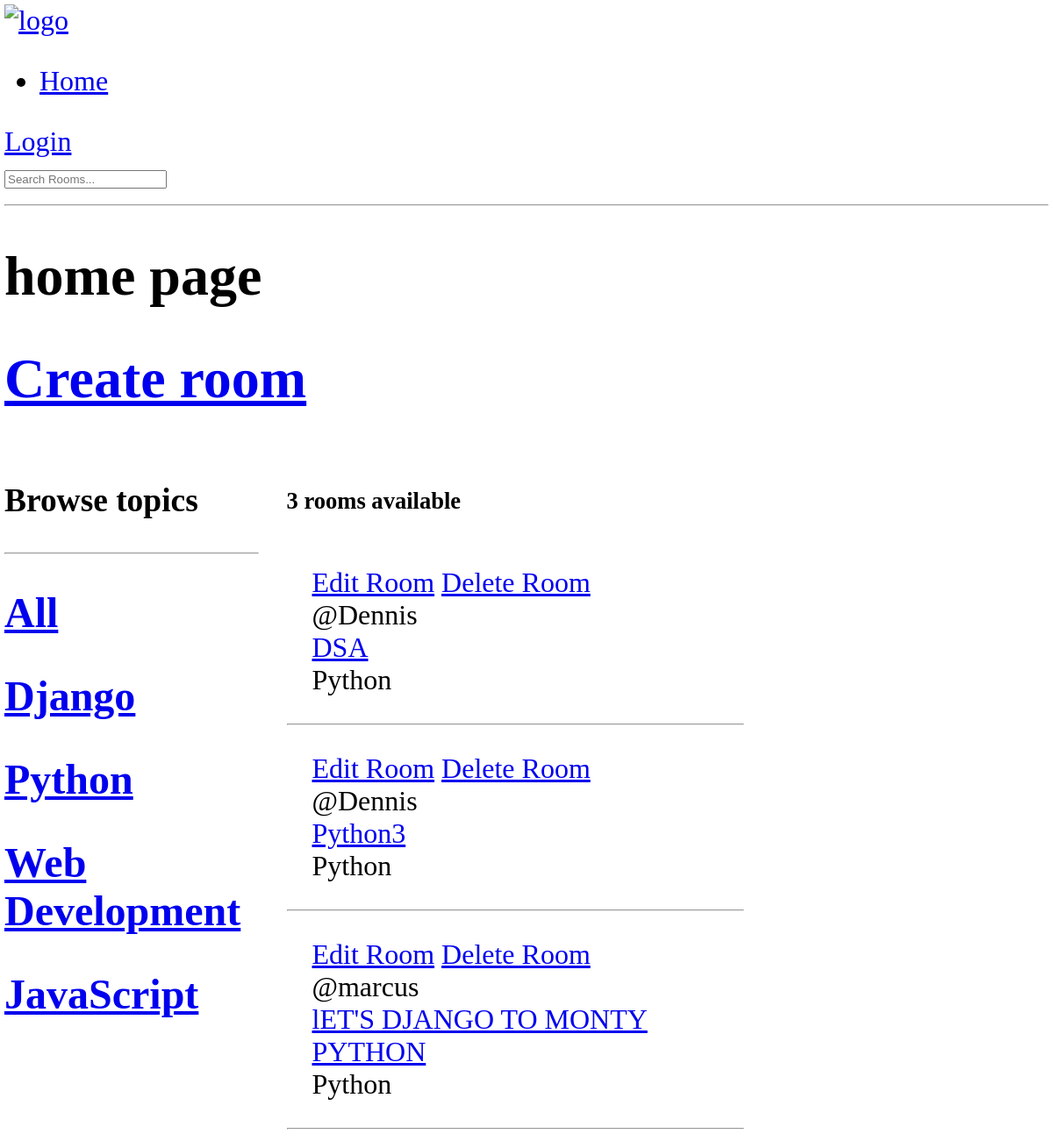
Page /?q=Python on the committed database.
### base/models.py (models this page shows)
class Topic(models.Model):
    name = models.CharField(max_length=200)
    def __str__(self):
        return self.name

class Room(models.Model):
    host =models.ForeignKey(User, on_delete=models.SET_NULL, null=True)
    topic = models.ForeignKey(Topic, on_delete=models.SET_NULL, null=True , related_name="topics")
    name = models.CharField(max_length=170)
    description = models.TextField(null=True, blank=True)
    updated = models.DateTimeField(auto_now=True)
    created = models.DateTimeField(auto_now_add=True)
    class Meta:
        ordering = ['-updated', '-created']
    def __str__(self):
        return self.name

### base/views.py (the view)
# urls.py: path('',views.home, name='home'),
def home(request):
    q= request.GET.get('q') if request.GET.get('q') != None else ''
    rooms = Room.objects.filter(
            Q(topic__name__icontains=q)|
            Q(name__icontains=q)|
            Q(description__icontains=q)
            )
    room_count = rooms.count()
    topics = Topic.objects.all()
    context = {
        'rooms': rooms,
        'topics': topics,
        'room_count': room_count,
    }
    return render(request, 'base/home.html', context)

### base/templates/base/home.html (shortened to what this page needs)
{% extends 'layout.html' %}
{% block body %}
    <h1>home page</h1>
    <h1>
        <a href="{% url 'base:create-room' %}">Create room</a>
    </h1>
    <div class="home-container">
            <div class="sidebar">
                <h3>Browse topics</h3>
                <hr>
                <h2><a href="{% url 'base:home' %}">All</a></h2>
                {% for topic in topics %}
                    <h2><a href="{% url 'base:home' %}?q={{topic.name}}">{{ topic }}</a></h2>
                {% endfor %}
            </div>
            <div class="rooms">
                <h5>{{room_count}} rooms available</h5>
                {% for room in rooms %}
                <div class="rooms-items">
                    <span><a href="{% url 'base:update-room' room.id %}">Edit Room</a></span>
                     <span><a href="{% url 'base:delete-room' room.id %}">Delete Room</a></span>
                     <br>
                    <div>@{{room.host.username}}</div>
                    <a href="{% url 'base:room'  room.id %}">{{ room}}</a>
                    <div>{{room.topic}}</div>
                </div>
                <hr>
            {% endfor %}
            </div>
    </div>
{% endblock %}

### base/templates/base/home.html (style rules this page uses)
body { margin: 0; padding:5px; font-size:2rem; }
.home-container { display:grid; grid-template-columns: 1fr 3fr; gap:2rem; }
.rooms { width: 60%; }
.rooms-items { font-size: 2 rem; margin: 14px; padding:15px; }

### rows in the picture
Topic: name "Django"
Topic: name "Python"
Topic: name "Web Development"
Topic: name "JavaScript"
Room: host.username "Dennis", name "DSA", topic "Python"
Room: host.username "Dennis", name "Python3", topic "Python"
Room: host.username "marcus", name "lET'S DJANGO TO MONTY PYTHON", topic "Python"

### other values in the picture
{{ room_count }} "3"
